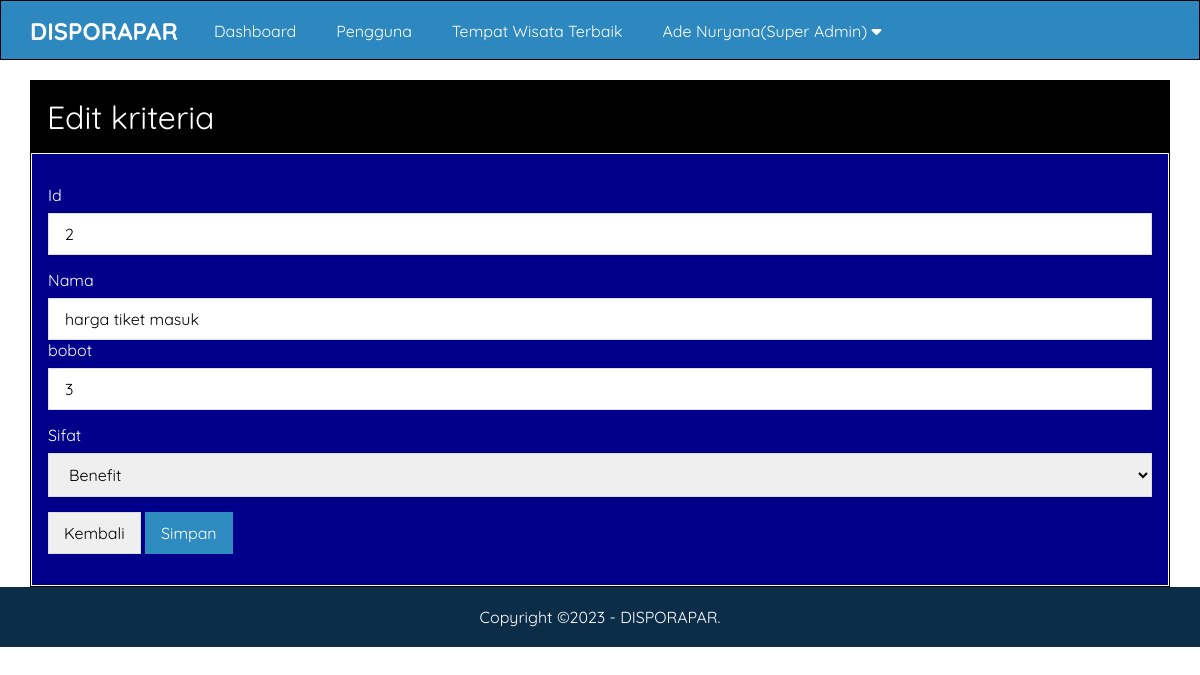
/admin/edit-kriteria.php?id=2 (signed in), run on the app's committed database.
### tables this page shows
CREATE TABLE `pengaturan` (
  `id_pengaturan` int(11) NOT NULL,
  `nama` varchar(50) NOT NULL,
  `email` varchar(50) NOT NULL,
  `telepon` varchar(20) NOT NULL,
  `alamat` text NOT NULL,
  `logo` varchar(50) NOT NULL,
  `favicon` varchar(50) NOT NULL,
  `tentang_kuningan` text NOT NULL,
  `foto_kuningan` varchar(50) NOT NULL,
  `google_maps` text NOT NULL,
  `foto_tentang_kuningan` varchar(50) NOT NULL,
  `kata_pembuka` text NOT NULL,
  `created_at` timestamp NOT NULL DEFAULT current_timestamp(),
  `updated_at` datetime DEFAULT NULL
);

CREATE TABLE `kriteria` (
  `id_kriteria` int(10) NOT NULL,
  `nama_kriteria` varchar(45) NOT NULL,
  `poin_kriteria` tinyint(1) NOT NULL,
  `bobot` double NOT NULL,
  `sifat` varchar(15) NOT NULL
);

### admin/edit-kriteria.php (the view, shortened to what this page needs)
<?php include 'header.php' ?>
<?php
  $kriteria = mysqli_query($conn, "SELECT * FROM kriteria WHERE id_kriteria ='".$_GET['id']."' ");
  $k = mysqli_fetch_object($kriteria);
?>
  <div class="content">
    <div class="container">
      <div class="box">
        <div class="box-header">
          Edit kriteria
        </div>
        <div class="box-body">
          <form action="" method="POST" enctype="multipart/form-data">
            <div class="form-group">
              <label>Id</label>
              <input type="text" name="id_kriteria" value="<?= $k->id_kriteria?>" class="input-control" readonly>
            </div>
            <div class="form-group">
              <label>Nama</label>
              <input type="text" name="nama_kriteria" value="<?= $k->nama_kriteria?>"class="input-control" required>
              <div class="form-group">
              <label>bobot</label>
              <input type="text" name="bobot" value="<?= $k->bobot?>" class="input-control" required>
            </div>
             <div class="form-group">
              <label>Sifat</label>
              <select name="sifat" class="input-control">
                  <option value="benefit">Benefit</option>
              </select>
            </div>
            <button type="button" class="btn" onclick="window.location='kriteria.php'">Kembali</button>
            <input type="submit" name="submit" value="Simpan" class="btn btn-blue">
          </form>
        </div>
      </div>
    </div>
  </div>
<?php include'footer.php' ?>

### admin/header.php (shortened to what this page needs)
<?php
include '../koneksi.php';
$identitas = mysqli_query($conn,"SELECT * FROM pengaturan ORDER BY id_pengaturan DESC LIMIT 1");
$d = mysqli_fetch_object($identitas);
?>
<!DOCTYPE html>
<html>
<head>
	<link rel="stylesheet" type="text/css" href="../assets/css/style.css">
	<link rel="stylesheet" href="https://cdnjs.cloudflare.com/ajax/libs/font-awesome/6.1.1/css/all.min.css" />
</head>
<body class="bg-light">
 <div class="navbar">
 	<div class="container">
 		<h2 class="nav-brand float-left"><a href="index.php"><?= $d->nama ?></a></h2>
 		<ul class="nav-menu float-left">
 			<li><a href="index.php">Dashboard</a></li>
 			<?php if($_SESSION['ulevel'] == 'Super Admin'){ ?>
 				<li><a href="pengguna.php">Pengguna</a></li>
 				<li><a href="nilai_referensi.php">Tempat Wisata Terbaik</a></li>
 			<?php } ?>
 			<li>
 				<a href="index.php"><?= $_SESSION['uname']?>(<?= $_SESSION['ulevel']?>) <i class="fa fa-caret-down"></i></a>
 				</li> </ul>
 	</div>
  </div>

### admin/footer.php
 <div class="footer">
 	<div class="container text-center">
 		Copyright &copy;2023 - <?= $d->nama ?>.
 	</div>
 </div>
 </body>
</html>

### assets/css/style.css (style rules this page uses)
* { margin:0; padding:0; font-family: 'Quicksand', sans-serif; box-sizing: border-box; }
a { text-decoration: none; }
.float-left { float: left; }
.container { width: 1140px; margin: 0 auto; }
.container::after { content: ""; display: block; clear: both; }
.bg-light { background-image: url(../../uploads/identitas/Gunung_Ciremai_sfw2503.jpg); background-repeat: no-repeat; background-size: cover; }
.box { border: 1px solid; background-color: #fff; }
.box-header { padding: 16px; background-color: black; font-size: xx-large; color: white; }
.box-body { border: 1px solid; padding: 16px; background-color: darkblue; color: white; }
form { margin: 15px 0; }
.form-group { margin-bottom: 15px; }
.form-group label { display: block; margin-bottom: 8px; }
.form-group .input-control { padding: 10px 16px; width: 100%; font-size: 16px; border: 1px solid #ddd; }
.btn { border: 1px solid #ddd; padding: 10px 15px; font-size: 16px; }
.btn-blue { background-color: #2E8BC0; color: #fff; border: 1px solid #2E8BC0; }
.text-center { text-align: center !important ; }
.navbar { border: 1px solid; height: 60px; width: 100%; background-color: #2E88C0; position: fixed; top: 0; z-index: 1000; }
.navbar a { color: #fff; }
.nav-brand { padding: 15px 0; display: inline-block; margin-right: 16px; }
.nav-menu { display: flex; list-style: none; }
.nav-menu li a { padding: 20px; display: inline-block; }
.content { padding: 80px 0 30px 0; }
.footer { width: 100%; position: relative; padding: 20px 0; background-color: #0C2D48; color: #fff; }

### data on the page
pengaturan: nama "DISPORAPAR"
kriteria: id_kriteria "2", nama_kriteria "harga tiket masuk", bobot "3"

### other printed values
$_SESSION['uname'] "Ade Nuryana"
$_SESSION['ulevel'] "Super Admin"
